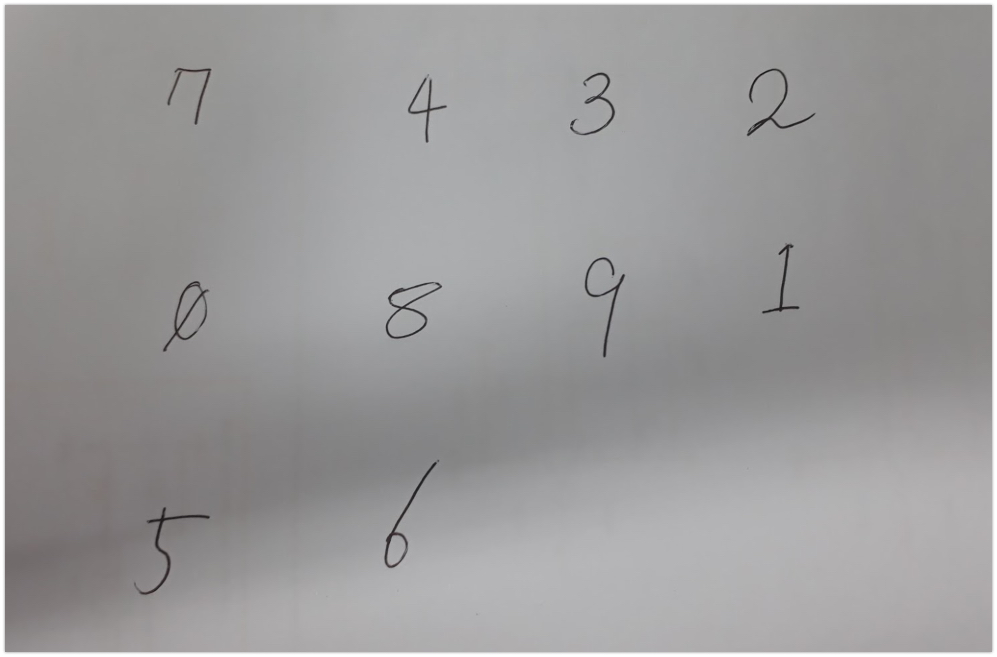
#> input picture team_project_2-1차/손글자_숫자_인식/nums/nums2.jpg, 997 x 657 px
$ jupyter execute --allow-errors load_model-test.ipynb   (shell and % lines are left out)   (older library calls are emulated)
#> lines starting #> are read from the running program, lines starting #| are printed output that depends on the picture; after the words box and inside, x2 and y2 are one past the last pixel; in counts of white or black regions, pixels touching at a corner belong together
[cell 1]
import cv2
print(cv2.__version__)

[cell 2]
import cv2
import os
import numpy as np
import matplotlib.pyplot as plt

[cell 3]
img = cv2.imread("./nums/nums2.jpg")
#> img is the input picture: shape (657, 997, 3); mean B, G, R 154.8, 154.3, 155.2

plt.figure(figsize=(15,12))
plt.imshow(img)

print(img.shape)
#| (657, 997, 3)

img_gray = cv2.cvtColor(img, cv2.COLOR_BGR2GRAY)
plt.figure(figsize=(15,12))
plt.imshow(img_gray)

img_blur = cv2.GaussianBlur(img_gray, (5, 5), 0)
plt.figure(figsize=(15,12))
plt.imshow(img_blur)

print(img_blur)
#> (printed output is left out)

# 적당한 threshold 값을 찾아서
ret, img_th = cv2.threshold(img_blur, 100, 230, cv2.THRESH_BINARY_INV)
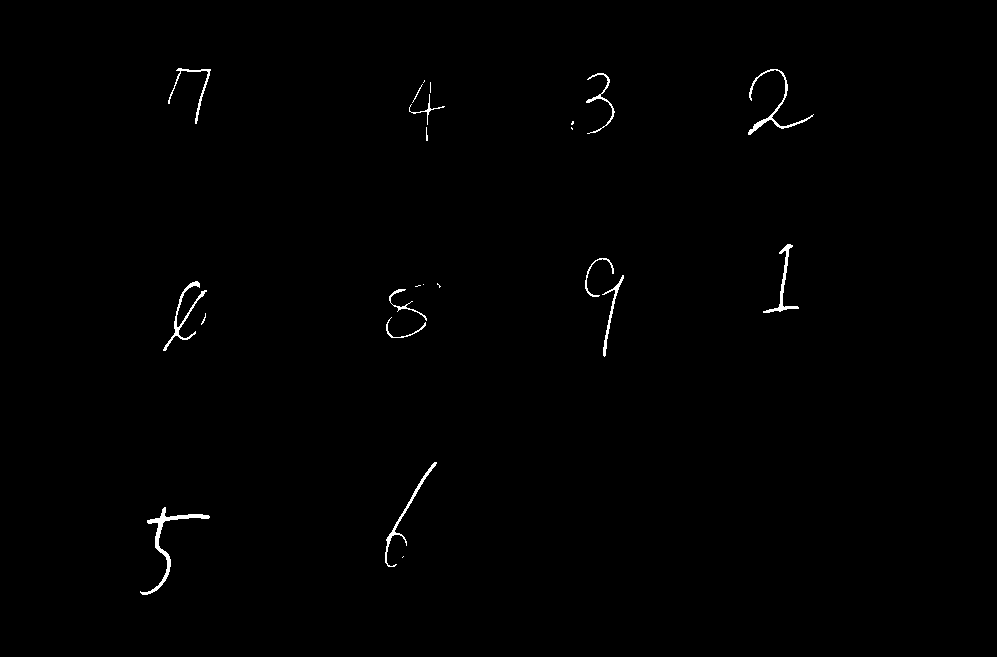
#> img_th: shape (657, 997); values 0 (black) and 230 (white), 0.54% white; 23 white regions (9 under 20 px)
#image, contours, hierachy = cv2.findContours(img_th.copy(), cv2.RETR_EXTERNAL, cv2.CHAIN_APPROX_SIMPLE)
contours, hierachy = cv2.findContours(img_th.copy(), cv2.RETR_EXTERNAL, cv2.CHAIN_APPROX_SIMPLE)
#> contours = 23 contours, 11 with area under 20; largest, box (x1, y1, x2, y2) and area: (140, 507, 210, 595) 498, (748, 69, 814, 135) 284, (163, 281, 207, 351) 264, (385, 462, 437, 567) 248, (763, 244, 799, 313) 247

rects = [cv2.boundingRect(each) for each in contours]
#> rects = 23 items, first 6: (402, 556, 2, 2), (140, 507, 70, 88), (385, 462, 52, 105), (386, 317, 40, 21), (201, 313, 5, 12), (389, 289, 38, 32)
#rects

[cell 4]
tmp = [w*h for (x,y,w,h) in rects]
#> tmp = [4, 6160, 5460, 840, 60, 1216, 12, 1, 20, 3080, 1804, 1131, 2484, 6, 28, 12, 1116, 209, 11, 6, 1769, 4356, 2408]
tmp.sort()
tmp
#> Out = [1, 4, 6, 6, 11, 12, 12, 20, 28, 60, 209, 840, 1116, 1131, 1216, 1769, 1804, 2408, 2484, 3080, 4356, 5460, 6160]

[cell 5]
# 제일 큰 아이 두개를 빼고, 나머지의 넓이를 찾을 수 있습니다. 그래서 넓이값으로 다시 한 번 더 걸러주는거죠...
#rects = [(x,y,w,h) for (x,y,w,h) in rects if ((w*h>15000)and(w*h<500000))]
rects = [(x,y,w,h) for (x,y,w,h) in rects]
rects
#> Out has the same summary as rects

[cell 6]
img_result = []
img_for_class = img.copy()

margin_pixel = 60
print(rects)
#> (printed output is left out)
for rect in rects:
    #[y:y+h, x:x+w]
    img_result.append(
        img_for_class[rect[1]-margin_pixel : rect[1]+rect[3]+margin_pixel,
                      rect[0]-margin_pixel : rect[0]+rect[2]+margin_pixel])

    # Draw the rectangles
    print(rect)
    print("0:", rect[0], rect[1])
    cv2.rectangle(img, (rect[0], rect[1]),
                  (rect[0] + rect[2], rect[1] + rect[3]), (0, 255, 0), 5)
#> this loop made 23 passes
#> rect on passes 1 to 12: (402, 556, 2, 2), (140, 507, 70, 88), (385, 462, 52, 105), (386, 317, 40, 21), (201, 313, 5, 12), (389, 289, 38, 32), (415, 285, 6, 2), (423, 284, 1, 1), (437, 283, 4, 5), (163, 281, 44, 70), (602, 275, 22, 82), (585, 258, 29, 39)
#> (printed output is left out)
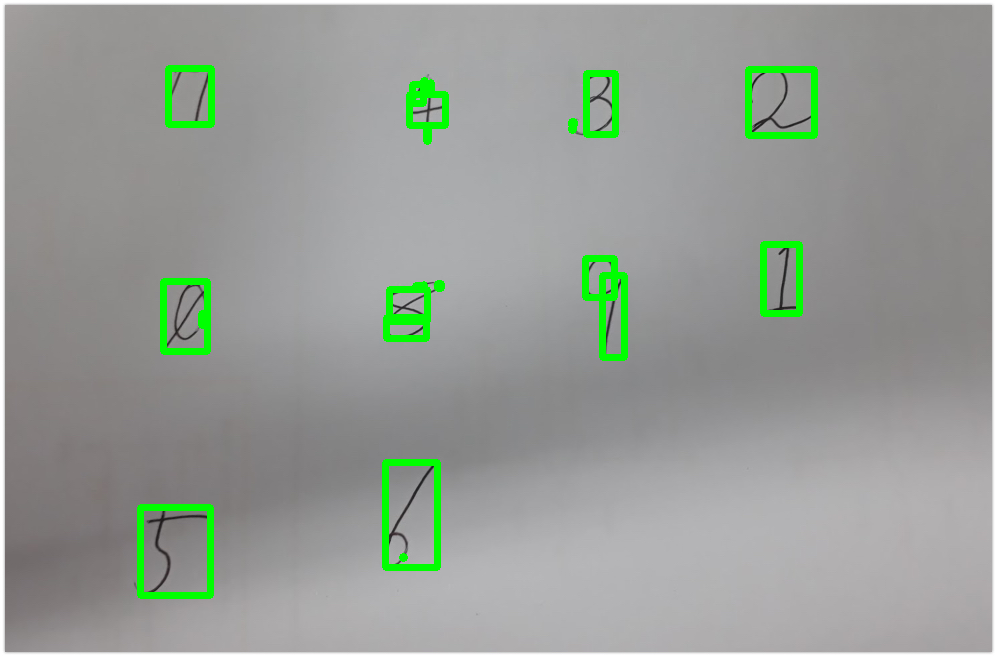
#> img: shape (657, 997, 3); 2.68% of pixels changed, all inside (x1, y1, x2, y2) = (137, 65, 818, 599)
#> after the loop, img_result = 23 items

plt.figure(figsize=(15,12))
plt.imshow(img)

$ run again, with team_project_2-1차/손글자_숫자_인식/nums/300.jpg copied over team_project_2-1차/손글자_숫자_인식/nums/nums2.jpg
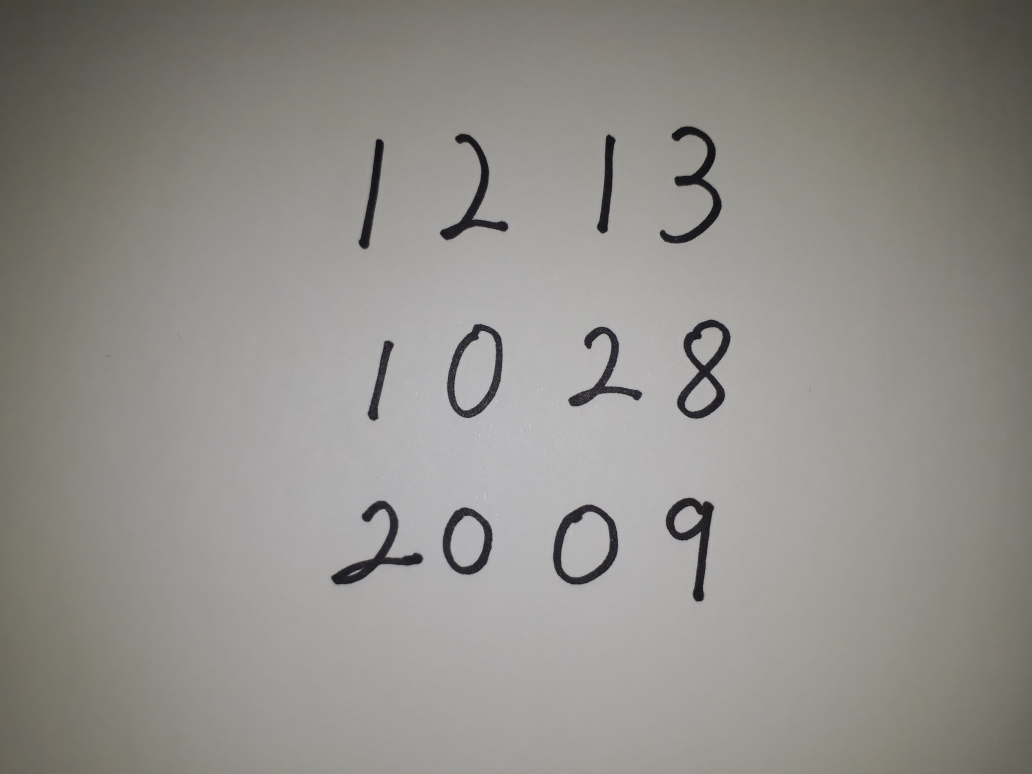
#> input picture team_project_2-1차/손글자_숫자_인식/nums/300.jpg, 4128 x 3096 px (shown at 1/4 size)
#> img is the input picture: shape (3096, 4128, 3); mean B, G, R 138, 142.8, 144.7
#| (3096, 4128, 3)
#> (printed output is left out)
#> `ret, img_th = cv2.threshold(img_blur, 100, 230, cv2.THRESH_BINARY_INV)`:
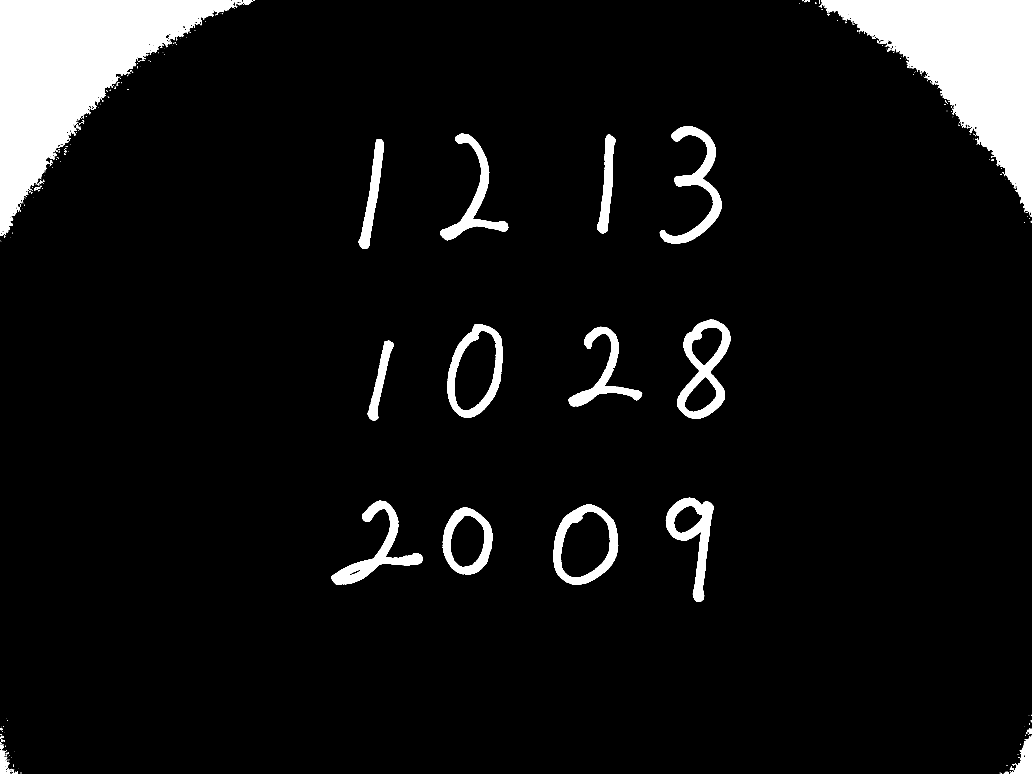
#> img_th: shape (3096, 4128) (shown at 1/4 size); values 0 (black) and 230 (white), 7.3% white; 331 white regions (252 under 20 px)
#> contours = 330 contours, 285 with area under 20; largest, box (x1, y1, x2, y2) and area: (0, 0, 954, 943) 354534, (3275, 0, 4128, 857) 298881, (2212, 2019, 2473, 2338) 63632, (1788, 1296, 2010, 1672) 61350, (2709, 1278, 2922, 1675) 52127
#> rects = 330 items, first 6: (44, 3095, 1, 1), (4005, 3094, 3, 2), (68, 3094, 4, 2), (48, 3092, 11, 4), (4015, 3091, 9, 5), (3999, 3091, 4, 2)
#> tmp = 330 values, max 899622 at index 329, min 1 at index 0, mean 7872.6
#> `tmp`: Out = 330 values from 1 to 899622
#> `rects`: Out has the same summary as rects
#> (printed output is left out)
#> the loop `for rect in rects:` made 330 passes
#> after the loop `for rect in rects:`:
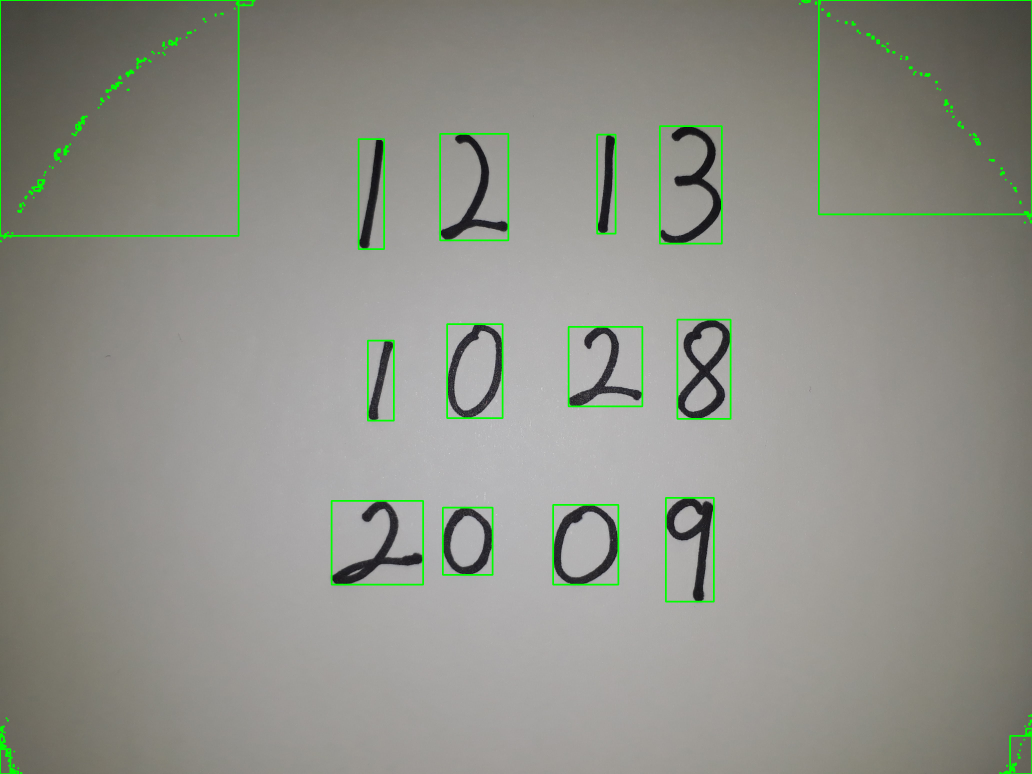
#> img: shape (3096, 4128, 3) (shown at 1/4 size); mean B, G, R 136.2, 144.3, 142.9
#> after the loop `for rect in rects:`: img_result = 330 items
